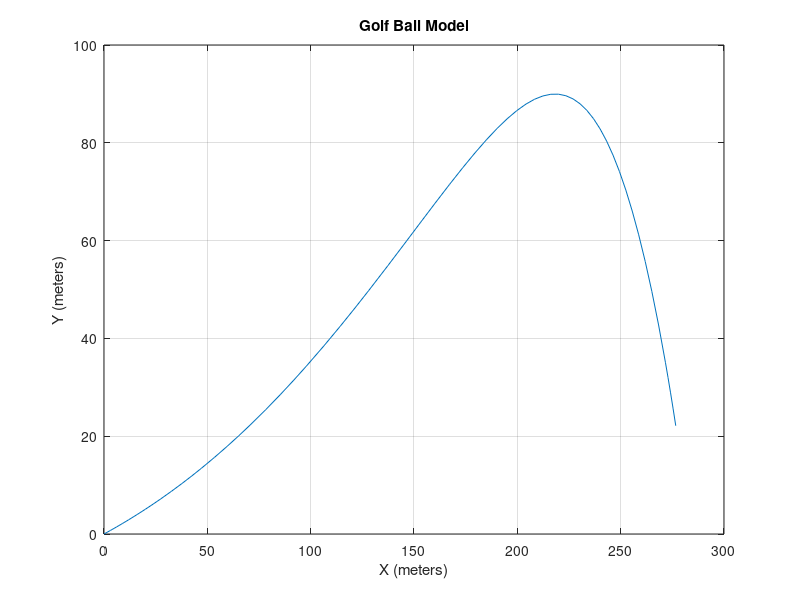

Here is the MATLAB script that generated this plot:
function Golfball
    disp('Starting calculations...');
    rpm=2500; % rpm
    convR=rpm * 0.10472; % radians per second
    setGlobalR(convR);
    setGlobalCalls(0);
    launchAngle=13; % degrees
    ballSpeed=190; % mph
    vx=(ballSpeed*cosd(launchAngle)); 
    vy=(ballSpeed*sind(launchAngle)); 
       
    [t,x]=ode45(@flightg, [0,8.3], [0,vx,0,vy]); 
    plot(x(:,1),x(:,3)); 
    title('Golf Ball Model');
    xlabel('X (meters)');
    ylabel('Y (meters)');
    grid on
    hold on
end

function xprime=flightg(t,x)
    %Parameters
                     
    % Mass
    m=0.04593; 
    
    % Gravity 
    g=9.8;
    
    % Air density
    p=1.225;
    
    % Drag coefficient
    C_d=.225;
    
    % Lift coefficient
    C_l=0.7*C_d;
    
    % Surface area (used for drag only)
    A=.25*pi*(1.75/12)^2; 
    crossA=0.00572;
    
    % Angular velocity and velocity
    av=getGlobalR;
    wHat=[0 0 av]; %vector in direction of axis of rotation
    %w=av*wHat;
    
    vx=(x(2)/3660)*(1609.34);
    vy=(x(4)/3660)*(1609.34);
    v=[vx, vy, 0];
    
    % Air resistance equation
    Fdx=((1/2)*C_d*p*A*vx^2);
    Fdy=((1/2)*C_d*p*A*vy^2);
        
    % Velocity square root, finding out original vector magnitude
    Velsq=sqrt((vx^2)+(vy^2));
    flightangle=atand(vy/vx); 
                    
    % Magnus equation   
    Mcbug=(1/2)*C_l*p*crossA^2; % wrong calculation, decided to hard code 
    % A might be off, its surface not cross section
    disp(Mcbug);
    Mc=0.00005;
    %Fm=(Mc*(cross(wHat,v)/abs(cross(wHat,v)))); % sane version
    ME=cross(wHat,v);
    Fm=(Mc*ME);
    
    Fmx=Fm(1);
    Fmy=Fm(2);
                        
    % Grid declare
    xprime=zeros(2,1);
    
    % X
    xprime(1)=x(2);
    xprime(2)=-(Fdx/m)+(Fmx/m);
    % Y
    xprime(3)=x(4);
    xprime(4)=-g-(Fdy/m)+(Fmy/m);
    
    if mod(getGlobalCalls, 120) == 0
        setGlobalR(0.96*getGlobalR); % only run this on a per second basis (or just get brysons air time and distribute) 7 seconds
    end
    
    setGlobalCalls(getGlobalCalls+1);
end

function setGlobalR(val)
    global rpm;
    rpm = val;
end

function r = getGlobalR
    global rpm;
    r = rpm;
end

% Tried using call count method, but it changes based on vars so super hard
% to predict.
function setGlobalCalls(val)
    global calls;
    calls = val;
end

function c = getGlobalCalls
    global calls;
    c = calls;
end